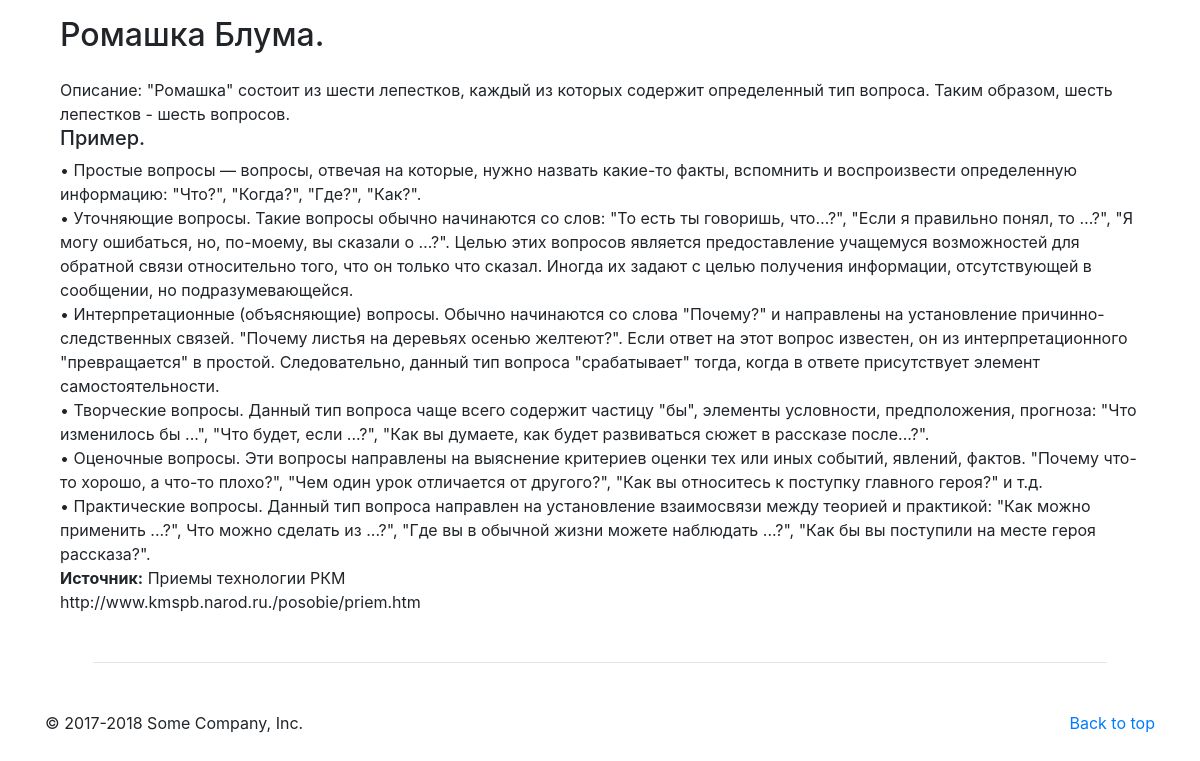
The page /card.php?stage=questions&id=5 on the database its author committed.
### tables this page shows
CREATE TABLE `questions` (
  `id` int(10) UNSIGNED NOT NULL,
  `name` varchar(400) NOT NULL,
  `description` varchar(10000) NOT NULL
);

### card.php (the view, shortened to what this page needs)
<?php
    require_once("configDB.php");
?>
<!doctype html>
<html lang="en">
  <head>
    <link rel="stylesheet" href="https://stackpath.bootstrapcdn.com/bootstrap/4.1.3/css/bootstrap.min.css">
  </head>
  <body>
    <section class="container m-3 ml-auto mr-auto">
			<?php
        $result = $pdo->query('SELECT stage_table_name FROM stages');
        $stages = array();
        while($row = $result->fetch(PDO::FETCH_ASSOC)){
          $stages[] = $row['stage_table_name'];
        }
        if (isset($_GET['stage']) && isset($_GET['id'])) {
          $table = htmlspecialchars($_GET['stage']);
          if (in_array($table, $stages)){
            $id = $_GET['id'];
            $qu = "SELECT * FROM ".$table." WHERE id=:id";
            $stmt = $pdo->prepare($qu);
            $stmt->execute([':id' => $id]);
            $row = $stmt->fetch(PDO::FETCH_ASSOC);
            echo '<section class="container">
                <h2 class="mb-4">'.$row['name'].'</h2>
                <section>'.$row['description'].'</section>
            </section>';
          }
      }
      ?>
    </section>
    <section class="container">
    	<hr class="featurette-divider m-5">
    </section>
    <footer class="container pb-5">
        <p class="float-right"><a href="#">Back to top</a></p>
        <p>© 2017-2018 Some Company, Inc.</p>
    </footer>
  </body>
</html>

### rows shown on the page
questions: name "Ромашка Блума.", description "Описание: \"Ромашка\" состоит из шести лепестков, каждый из которых содержит определенный тип вопроса. Таким образом, шесть лепестков - шесть вопросов. Пример. • Простые вопросы — вопросы, отвечая на которые, нужно назвать какие-то факты, вспомнить и воспроизвести определенную информацию: \"Что?\", \"Когда?\", \"Где?\", \"Как?\". • Уточняющие вопросы. Такие вопросы обычно начинаются со слов: \"То есть ты говоришь, что…?\", \"Если я правильно понял, то …?\", \"Я могу ошибаться, но, по-моему, вы сказали о …?\". Целью этих вопросов является предоставление учащемуся возможностей для обратной связи относительно того, что он только что сказал. Иногда их задают с целью получения информации, отсутствующей в…"
